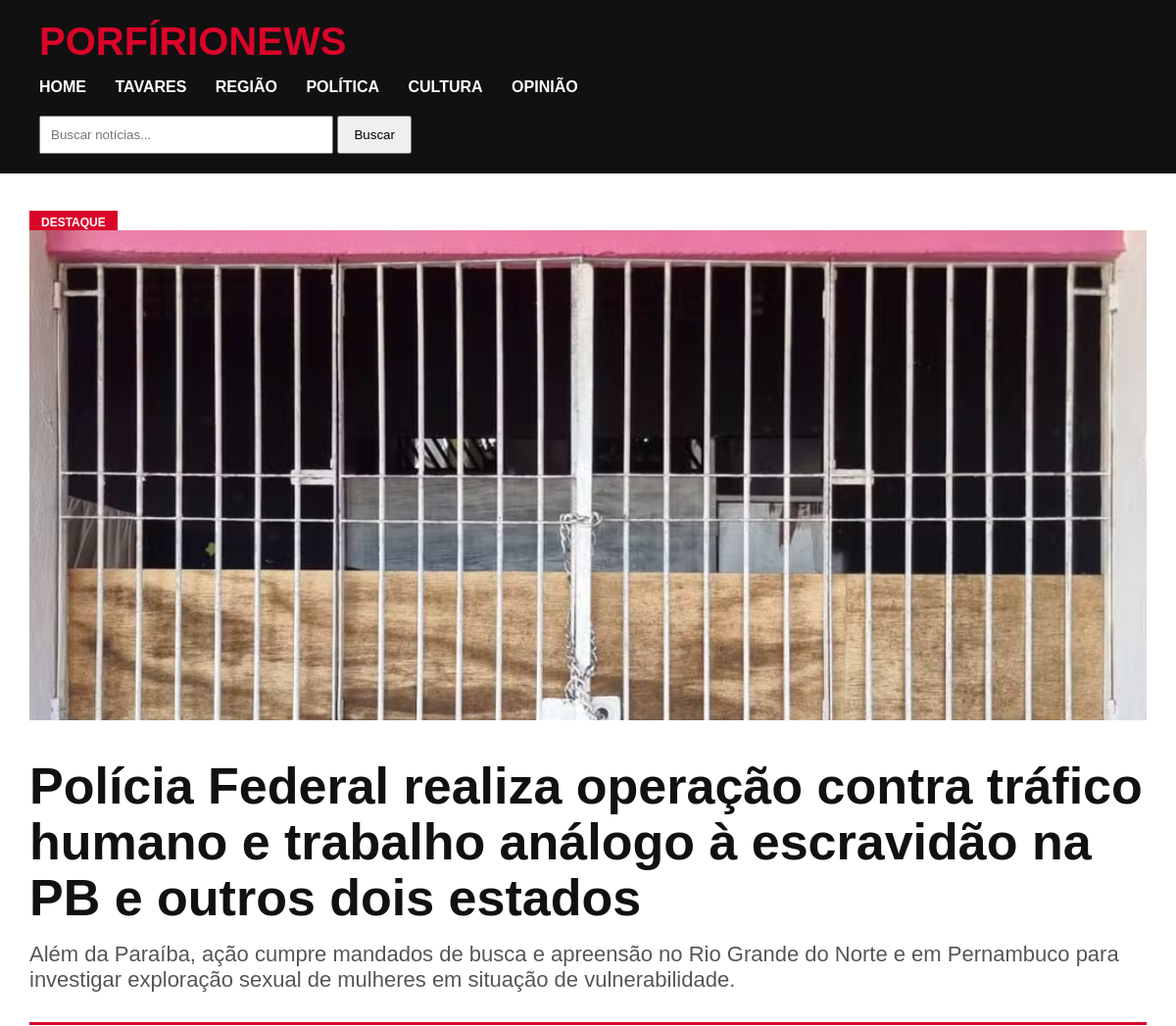
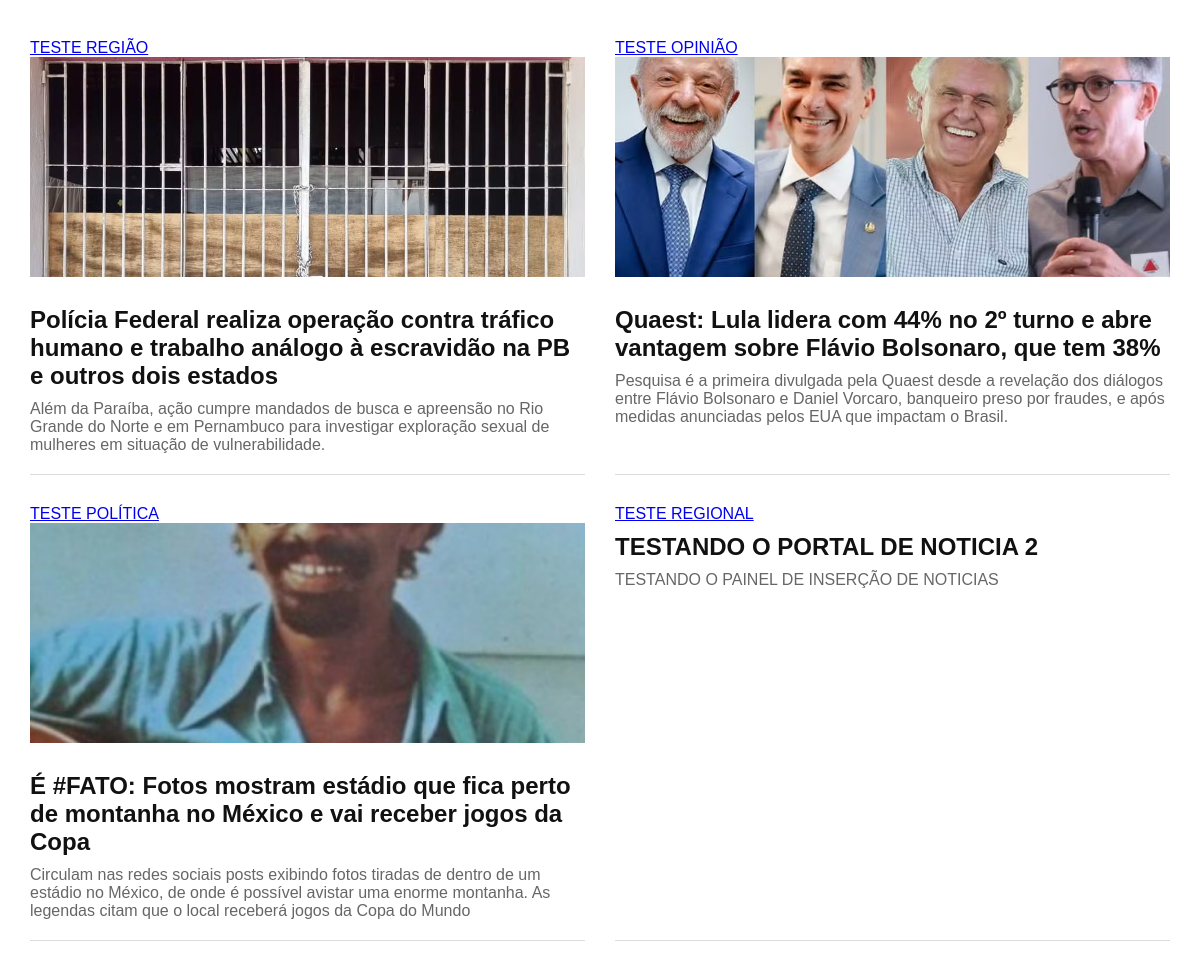
The page / on the database its author committed (2 pictures, top to bottom).
### models.py (models this page shows)
class Noticia(db.Model):
    __tablename__ = "noticias"
    id = db.Column(db.Integer, primary_key=True)
    titulo = db.Column(db.String(255), nullable=False)
    subtitulo = db.Column(db.String(500))
    conteudo = db.Column(db.Text, nullable=False)
    categoria = db.Column(db.String(100))
    imagem = db.Column(db.String(255))
    autor = db.Column(db.String(100))
    data_publicacao = db.Column(
        db.DateTime,
        default=datetime.utcnow
    )
    destaque = db.Column(
        db.Boolean,
        default=False
    )
    slug = db.Column(
        db.String(255),
        unique=True
    )

### app.py (the view)
@app.route("/")
def home():
    noticias = (
        Noticia.query
        .order_by(Noticia.data_publicacao.desc())
        .all()
    )
    return render_template(
        "index.html",
        noticias=noticias
    )

### templates/index.html
{% extends 'base.html' %}
{% block content %}
{% if noticias %}
<div class="manchete-principal">
    <span class="tag">DESTAQUE</span>
    {% if noticias[0].imagem %}
    <img
        src="{{ url_for('static', filename='uploads/' + noticias[0].imagem) }}"
        class="imagem-manchete">
    {% endif %}
    <h1>
        <a href="/noticia/{{ noticias[0].slug }}">
            {{ noticias[0].titulo }}
        </a>
    </h1>
    <p>
        {{ noticias[0].subtitulo }}
    </p>
</div>
{% endif %}
<div class="grid-noticias">
{% for noticia in noticias[1:] %}
    <div class="card-noticia">
        <a href="/categoria/{{ noticia.categoria }}">
            TESTE {{ noticia.categoria }}
        </a>
        {% if noticia.imagem %}
        <img
            src="{{ url_for('static', filename='uploads/' + noticia.imagem) }}"
            class="imagem-card">
        {% endif %}
        <h2>
            <a href="/noticia/{{ noticia.slug }}">
                {{ noticia.titulo }}
            </a>
        </h2>
        <p>
            {{ noticia.subtitulo }}
        </p>
    </div>
{% endfor %}
</div>
{% endblock %}

### templates/base.html (shortened to what this page needs)
<!DOCTYPE html>
<html lang="pt-br">
<head>
    <link rel="stylesheet"
          href="{{ url_for('static', filename='css/style.css') }}">
</head>
<body>
<header>
    <div class="logo">
        PORFÍRIONEWS
    </div>
    <nav>
        <a href="/">HOME</a>
        <a href="/categoria/TAVARES">TAVARES</a>
        <a href="/categoria/REGIÃO">REGIÃO</a>
        <a href="/categoria/POLÍTICA">POLÍTICA</a>
        <a href="/categoria/CULTURA">CULTURA</a>
        <a href="/categoria/OPINIÃO">OPINIÃO</a>
    </nav>
    <form action="/buscar" method="GET">
        <input
            type="text"
            name="q"
            placeholder="Buscar notícias...">
        <button type="submit">
            Buscar
        </button>
    </form>
    </header>
<main>
{% block content %}
{% endblock %}
</main>
</body>
</html>

### static/css/style.css (style rules this page uses)
* { margin:0; padding:0; box-sizing:border-box; }
body { font-family:Arial, Helvetica, sans-serif; background:#ffffff; color:#111; }
header { background:#111111; padding:20px 40px; }
.logo { font-size:40px; font-weight:bold; color:#d90429; }
nav { margin-top:15px; }
nav a { color:white; text-decoration:none; margin-right:25px; font-weight:bold; }
main { width:95%; max-width:1300px; margin:40px auto; }
.manchete-principal { border-bottom:3px solid #d90429; padding-bottom:30px; margin-bottom:40px; }
.manchete-principal h1 { font-size:52px; line-height:1.1; margin:15px 0; }
.manchete-principal h1 a { text-decoration:none; color:#111; }
.manchete-principal p { font-size:22px; color:#555; }
.tag { background:#d90429; color:white; padding:5px 12px; font-size:12px; font-weight:bold; }
.grid-noticias { display:grid; grid-template-columns:repeat(2,1fr); gap:30px; }
.card-noticia { border-bottom:1px solid #ddd; padding-bottom:20px; }
.card-noticia h2 { margin-top:10px; margin-bottom:10px; }
.card-noticia h2 a { text-decoration:none; color:#111; }
.card-noticia p { color:#666; }
.imagem-manchete { width:100%; max-height:500px; object-fit:cover; margin-bottom:20px; }
.imagem-card { width:100%; height:220px; object-fit:cover; margin-bottom:15px; }
header form { margin-top:20px; }
header input { padding:10px; width:300px; }
header button { padding:10px 15px; cursor:pointer; }

### rows shown on the page
Noticia: imagem (picture), titulo "Polícia Federal realiza operação contra tráfico humano e trabalho análogo à escravidão na PB e outros dois estados", subtitulo "Além da Paraíba, ação cumpre mandados de busca e apreensão no Rio Grande do Norte e em Pernambuco para investigar exploração sexual de mulheres em situação de vulnerabilidade."
Noticia: categoria "REGIÃO", imagem (picture), titulo "Polícia Federal realiza operação contra tráfico humano e trabalho análogo à escravidão na PB e outros dois estados", subtitulo "Além da Paraíba, ação cumpre mandados de busca e apreensão no Rio Grande do Norte e em Pernambuco para investigar exploração sexual de mulheres em situação de vulnerabilidade."
Noticia: categoria "OPINIÃO", imagem (picture), titulo "Quaest: Lula lidera com 44% no 2º turno e abre vantagem sobre Flávio Bolsonaro, que tem 38%", subtitulo "Pesquisa é a primeira divulgada pela Quaest desde a revelação dos diálogos entre Flávio Bolsonaro e Daniel Vorcaro, banqueiro preso por fraudes, e após medidas anunciadas pelos EUA que impactam o Brasil."
Noticia: categoria "POLÍTICA", imagem (picture), titulo "É #FATO: Fotos mostram estádio que fica perto de montanha no México e vai receber jogos da Copa", subtitulo "Circulam nas redes sociais posts exibindo fotos tiradas de dentro de um estádio no México, de onde é possível avistar uma enorme montanha. As legendas citam que o local receberá jogos da Copa do Mundo"
Noticia: categoria "REGIONAL", titulo "TESTANDO O PORTAL DE NOTICIA 2", subtitulo "TESTANDO O PAINEL DE INSERÇÃO DE NOTICIAS"
